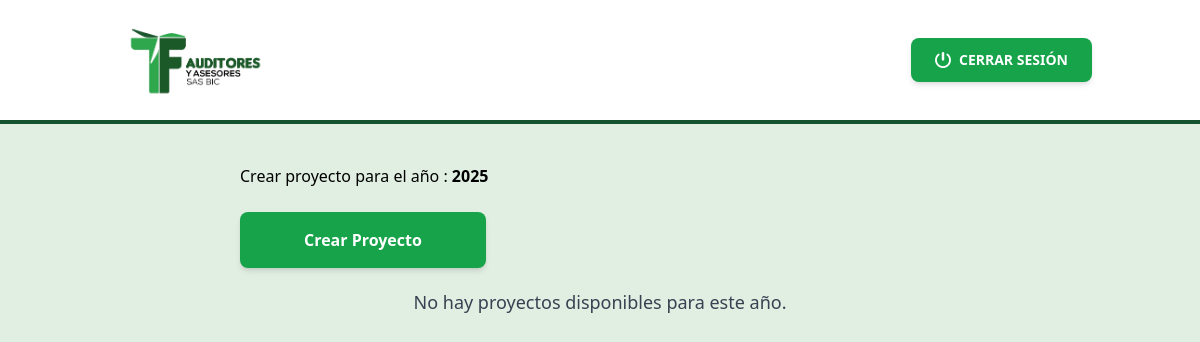
Before: /admin/index.php (signed in) with the older database file.
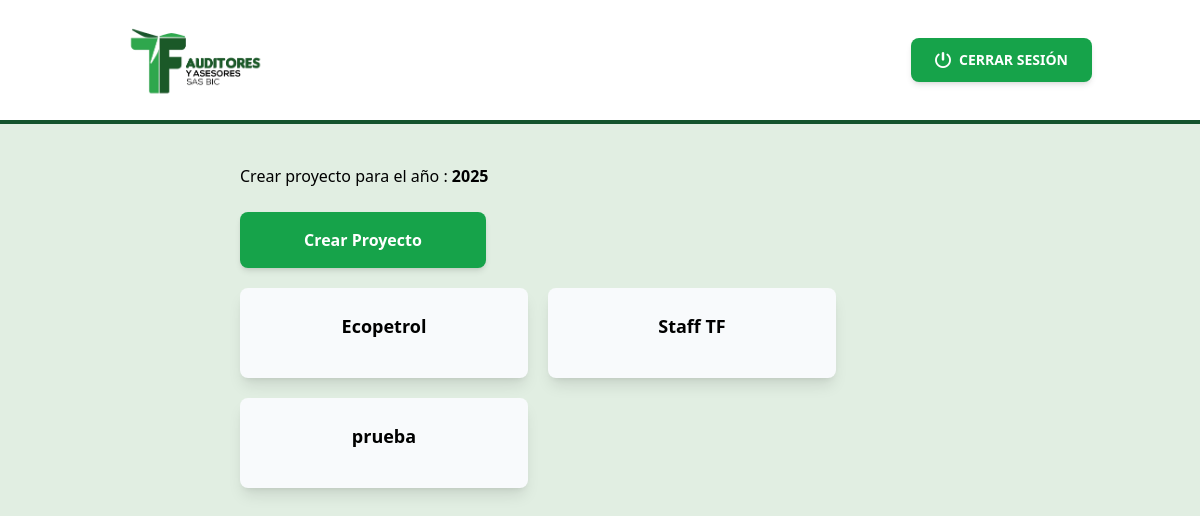
After: the same page with the newer database file.
### tables this page shows
CREATE TABLE `proyectos` (
  `id` int(11) NOT NULL,
  `titulo` varchar(255) NOT NULL,
  `anio_id` int(11) NOT NULL
);

### admin/index.php (the view, shortened to what this page needs)
<?php
include('../config/db.php');
$anio_id = isset($_GET['anio_id']) ? (int)$_GET['anio_id'] : 1;
$sql_project = "SELECT titulo FROM anios WHERE id = '$anio_id'";
$result_project = mysqli_query($conn, $sql_project);
$project_name = '';
if (mysqli_num_rows($result_project) > 0) {
    $row_project = mysqli_fetch_assoc($result_project);
    $project_name = $row_project['titulo'];
}
?>
<!DOCTYPE html>
<html lang="es">
<head>
    <link rel="stylesheet" href="https://cdn.jsdelivr.net/npm/tailwindcss@2.2.19/dist/tailwind.min.css">
    <link rel="stylesheet" href="/admin/includes/css/index.css">
    <script src="https://cdn.tailwindcss.com"></script>
</head>
<body class="bg-[#E1EEE2] font-sans">
<header class="w-full bg-white mb-10 border-b-4 border-green-900">
    <div class="container mx-auto flex flex-wrap p-5 flex-col md:flex-row items-center">
        <a class="flex title-font font-medium items-center text-gray-900 mb-4 md:mb-0">
            <img src="/static/img/TF.png" alt="" class="h-20">
        </a>
        <div class="ml-auto flex flex-wrap items-center text-base justify-center">
            <a href="../logout.php" class="bg-green-600 hover:bg-lime-500 text-white font-bold py-3 px-4 md:px-6 rounded-lg shadow-md text-xs md:text-sm flex items-center">
            <img src="/admin/includes/imgs/cerrarsesion.png" class="w-4 h-4 mr-2" alt="Cerrar Sesión"/>
            CERRAR SESIÓN</a>
        </div>
    </div>
</header>
<div class="px-4 sm:px-10 lg:px-60">
    <p class="text-m mb-6">Crear proyecto para el año : <strong><?php echo htmlspecialchars($project_name); ?></strong></p>
    <button class="bg-green-600 hover:bg-lime-500 text-white font-bold py-4 px-8 sm:px-10 lg:px-16 rounded-lg shadow-md focus:outline-none focus:ring-2 focus:ring-red-100 focus:ring-opacity-50" onclick="openModal()">
        <strong>Crear Proyecto</strong>
    </button>
    <div id="projectsContainer" class="flex flex-wrap gap-5 mt-5 justify-start">
        <?php
        $sql = "SELECT * FROM proyectos WHERE anio_id = $anio_id";
        $result = mysqli_query($conn, $sql);
        if (mysqli_num_rows($result) > 0) {
            while($row = mysqli_fetch_assoc($result)) {
                echo "
                <div class='project-container bg-slate-50 text-red rounded-lg p-6 w-full sm:w-72 lg:w-72 text-center font-medium shadow-lg flex flex-col justify-between items-center' data-id='{$row['id']}'>
                    <a href='/admin/public/registrarUsuarios.php?anio_id={$row['id']}' class='title font-bold mb-3 text-lg text-black'>
                    {$row['titulo']}
                    </a>
                    <div class='flex gap-3 w-full mt-3 project-buttons'>
                        <button class='bg-slate-50 hover:bg-blue-100 text-black font-bold py-2 px-4 rounded-lg flex items-center justify-center w-full border'
                            onclick='openEditModal({$row["id"]}, \"{$row["titulo"]}\")'>
                            <img src='/admin/includes/imgs/editar.svg' alt='Editar' class='w-5 h-5 mr-2'>
                            Editar
                        </button>
                        <button onclick='openDeleteModal({$row["id"]})' class='bg-slate-50 hover:bg-red-100 text-black font-bold py-2 px-4 rounded-lg flex items-center justify-center w-full border'>
                            <img src='/admin/includes/imgs/eliminar.svg' alt='Eliminar' class='w-5 h-5 mr-2'>
                            Eliminar
                        </button>
                    </div>
                </div>";
            }
        } else {
            echo "<p class='w-full text-center text-lg text-gray-700'>No hay proyectos disponibles para este año.</p>";
        }
        ?>
    </div>
</div>
</body>
</html>

Changed rows visible on the page:
added proyectos: titulo "Ecopetrol"
added proyectos: titulo "Staff TF"
added proyectos: titulo "prueba"
Other visible differences:
text no longer shown: "No hay proyectos disponibles para este año."
